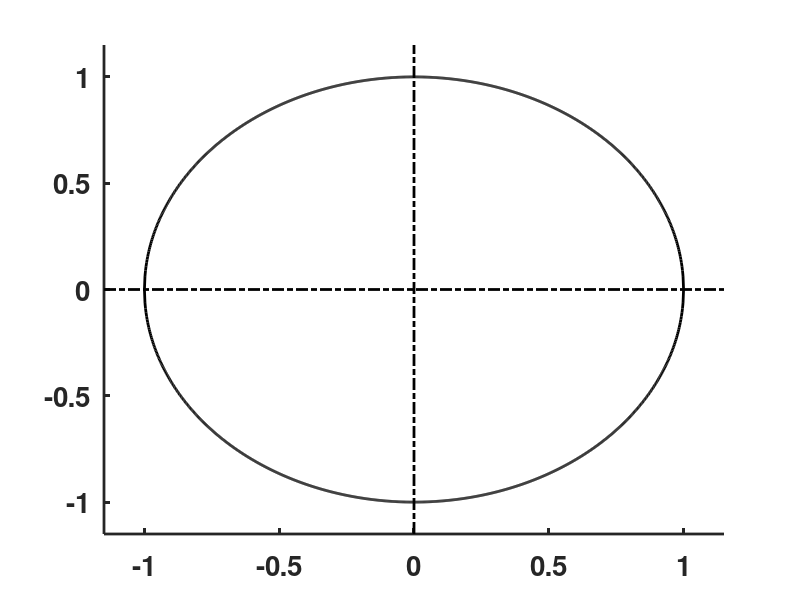

Write the MATLAB code that produced this figure.
clear;  figure('Position',[100 100 400 400],'Color',[1 1 1]); clf;  hold on; 

xy=[-1.15 1.15 -1.15 1.15];
xx=linspace(-1,1,1000);  ym1=sqrt(1-xx.^2);
plot(xx,ym1,'k','LineWidth',2)
plot(xx,-ym1,'k','LineWidth',2)
set(gca,'LineWidth',2); 
axis(xy); axis manual;
plot([xy(1) xy(2)],[0 0],'k-.','LineWidth',2);
plot([0 0],[xy(3) xy(4)],'k-.','LineWidth',2);
set(gca,'XTick',[-1 -0.5 0 0.5 1],'YTick',[-1 -0.5 0 0.5 1],'FontSize',20,'FontWeight','bold');
